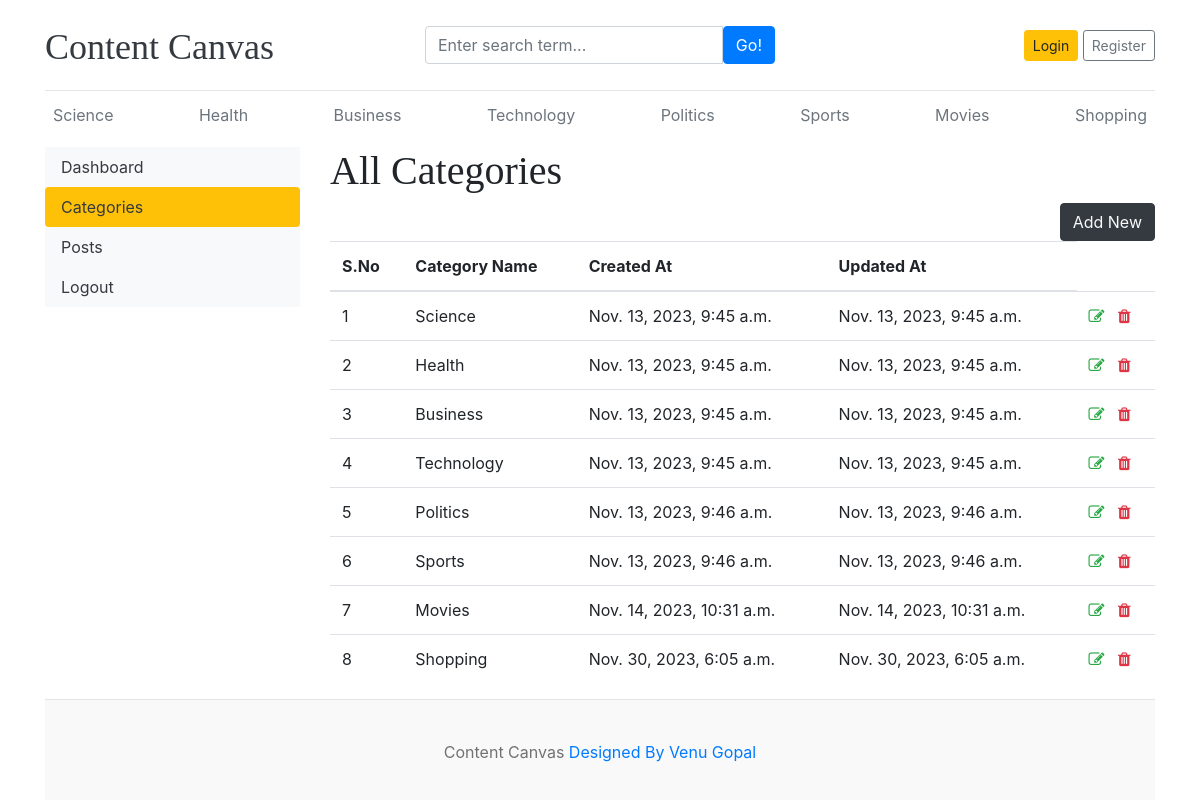
/dashboard/categories/, run on the app's committed database.
### blog/models.py (models this page shows)
class Category(models.Model):
    category_name=models.CharField(max_length=50,unique=True)
    created_at=models.DateTimeField(auto_now_add=True)
    updated_at=models.DateTimeField(auto_now=True)
    class Meta:
        verbose_name_plural='categories'
    def __str__(self):
        return self.category_name

### dashboards/views.py (the view)
# urls.py: path('categories/',views.categories,name='categories'),
def categories(request):
    return render(request,'dashboard/categories.html')

### blog/context_processors.py (called while the page is built)
def get_categories(request):
    categories=Category.objects.all()
    return dict(categories=categories)

def get_social_links(request):
    social_links=SocialLink.objects.all()
    return dict(social_links=social_links)

### templates/dashboard/categories.html (shortened to what this page needs)
{% extends 'base.html' %}
{% block content %}
<div class="row">
    {% include 'dashboard/sidebar.html' %}
</div>
    <div class="col-md-9">
        <h1>All Categories</h1>
        <a href="{% url 'add_category' %}" class="btn btn-dark text-light float-right">Add New</a>
        <table class="table table-hover">
            <thead>
                <tr>
                    <th scope="col">S.No</th>
                    <th scope="col">Category Name</th>
                    <th scope="col">Created At</th>
                    <th scope="col">Updated At</th>
                </tr>
            </thead>
            <tbody>
                {% for cat in categories %}
                <tr>
                    <td>{{forloop.counter}}</td>
                    <td>{{cat}}</td>
                    <td>{{cat.created_at}}</td>
                    <td>{{cat.updated_at}}</td>
                    <td>
                        <a href="{% url 'edit_category' cat.id %}"><i class="fa fa-edit text-success"></i></a>
                        <a href="{% url 'delete_category' cat.id %}"><i class="fa fa-trash text-danger"></i></a>
                    </td>
                </tr>
                {% endfor %}
            </tbody>
        </table>
    </div>
</div>
{% endblock %}

### templates/base.html (shortened to what this page needs)
{% load static %}
<!DOCTYPE html>
<html lang="en">
<head>
    <link href="https://getbootstrap.com/docs/4.0/dist/css/bootstrap.min.css" rel="stylesheet">
    <link href="{% static "css/cc.css" %}" rel="stylesheet">
    <link rel="stylesheet" href="https://cdnjs.cloudflare.com/ajax/libs/font-awesome/4.7.0/css/font-awesome.min.css">
  </head>
<body>
    <div class="container">
      <header class="blog-header py-3">
        <div class="row flex-nowrap justify-content-between align-items-center">
          <div class="col-4 pt-1">
            <a class="blog-header-logo text-dark" href="/">Content Canvas</a>
          </div>
           <div class="col-4">
              <form action="{% url "search" %}" method="GET">
                <div class="input-group">
                    <input class="form-control" type="text" name="keyword" value="{{keyword}}" placeholder="Enter search term..." aria-label="Enter search term..." aria-describedby="button-search" />
                    <button class="btn btn-primary" id="button-search" type="button">Go!</button>
                </div>
              </form>
            </div>
          {% if not user.is_authenticated %}
          <div class="col-4 d-flex justify-content-end align-items-center">
            <a class="btn btn-sm btn-warning" href="{% url 'login' %}">Login</a> &nbsp;
            <a class="btn btn-sm btn-outline-secondary" href="{% url "register" %}">Register</a>
          </div>
          {% else %}
          <span><a href="{% url 'dashboard' %}">Dashboard</a></span>
          <span><a href="{% url 'logout' %}">Logout</a></span>
          {% endif %}
        </div>
      </header>
      <div class="nav-scroller py-1 mb-2">
        <nav class="nav d-flex justify-content-between">
          {% for cat in categories %}
          <a class="p-2 text-muted" href="{% url "posts_by_category" cat.id %}">{{cat.category_name}}</a>
          {% endfor %}
        </nav>
      </div>
{% block content %}
{% endblock %}
<footer class="blog-footer">
    <p>Content Canvas  <a href="#">Designed By Venu Gopal</a></p>
</footer>
</body>

### contentcanvas/static/css/cc.css (style rules this page uses)
.blog-header { border-bottom: 1px solid #e5e5e5; }
.blog-header-logo { font-family: "Playfair Display", Georgia, "Times New Roman", serif; font-size: 2.25rem; }
h1, h2, h3, h4, h5, h6 { font-family: "Playfair Display", Georgia, "Times New Roman", serif; }
.blog-footer { padding: 2.5rem 0; color: #727272; text-align: center; background-color: #f9f9f9; border-top: .05rem solid #e5e5e5; }
.blog-footer p:last-child { margin-bottom: 0; }

### data on the page
Category: category_name "Science", created_at "Nov. 13, 2023, 9:45 a.m.", updated_at "Nov. 13, 2023, 9:45 a.m."
Category: category_name "Health", created_at "Nov. 13, 2023, 9:45 a.m.", updated_at "Nov. 13, 2023, 9:45 a.m."
Category: category_name "Business", created_at "Nov. 13, 2023, 9:45 a.m.", updated_at "Nov. 13, 2023, 9:45 a.m."
Category: category_name "Technology", created_at "Nov. 13, 2023, 9:45 a.m.", updated_at "Nov. 13, 2023, 9:45 a.m."
Category: category_name "Politics", created_at "Nov. 13, 2023, 9:46 a.m.", updated_at "Nov. 13, 2023, 9:46 a.m."
Category: category_name "Sports", created_at "Nov. 13, 2023, 9:46 a.m.", updated_at "Nov. 13, 2023, 9:46 a.m."
Category: category_name "Movies", created_at "Nov. 14, 2023, 10:31 a.m.", updated_at "Nov. 14, 2023, 10:31 a.m."
Category: category_name "Shopping", created_at "Nov. 30, 2023, 6:05 a.m.", updated_at "Nov. 30, 2023, 6:05 a.m."
